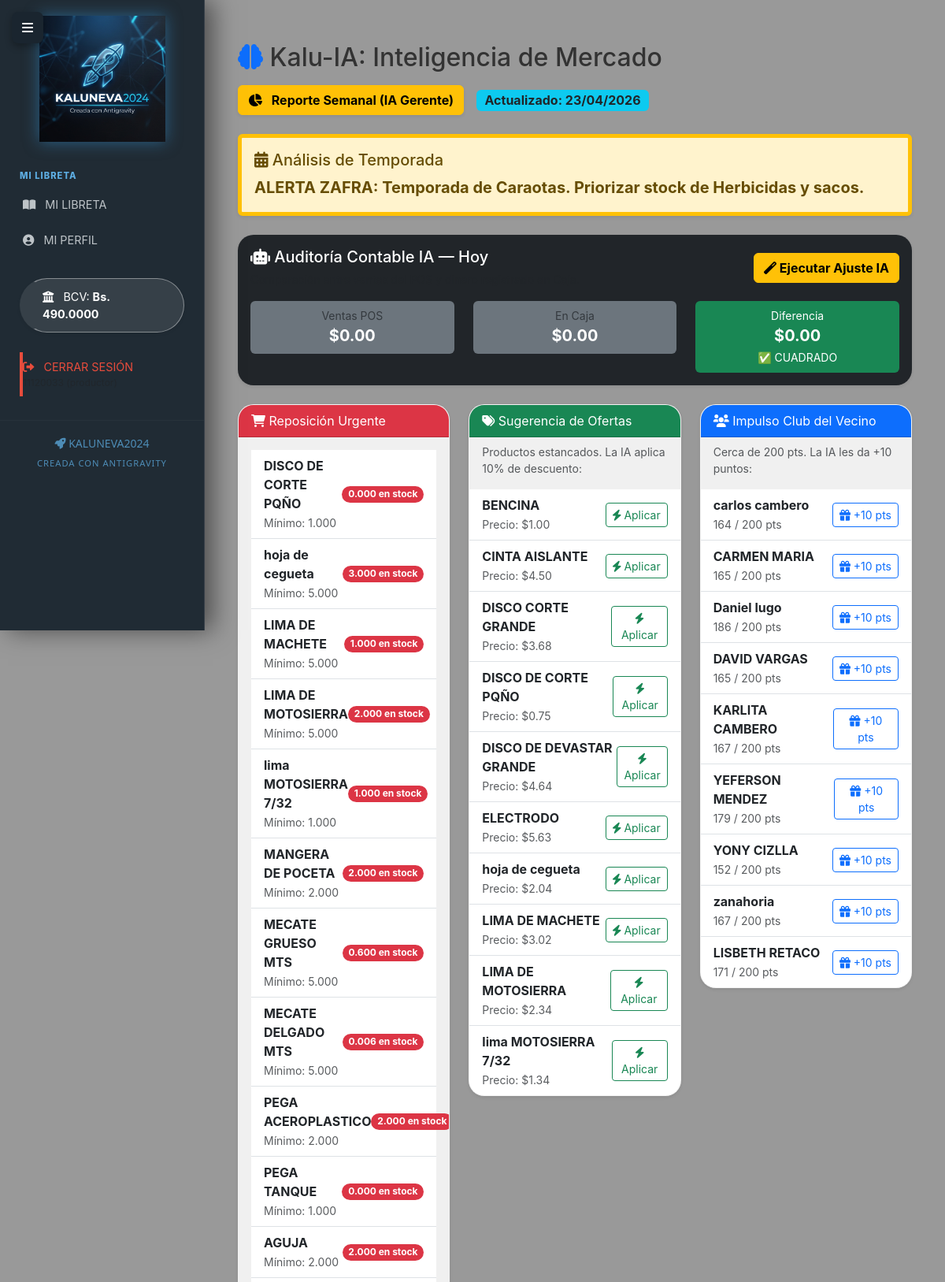
Page /ia-mercado (signed in, upper part) on the committed database.
### models.py (models this page shows, shortened)
class TasaBCV(db.Model):
    __tablename__ = 'tasas_bcv'
    id = db.Column(db.Integer, primary_key=True)
    fecha = db.Column(db.Date, default=hoy_ve, unique=True)
    valor = db.Column(db.Numeric(10, 4), nullable=False)

class Producto(db.Model):
    __tablename__ = 'productos'
    id = db.Column(db.Integer, primary_key=True)
    codigo = db.Column(db.String(50), unique=True, nullable=False)
    nombre = db.Column(db.String(100), nullable=False)
    categoria = db.Column(db.String(50))
    costo_usd = db.Column(db.Numeric(10, 2), default=Decimal('0.00'))
    precio_normal_usd = db.Column(db.Numeric(10, 2), default=Decimal('0.00'))
    precio_oferta_usd = db.Column(db.Numeric(10, 2), default=Decimal('0.00'))
    stock = db.Column(db.Numeric(12, 3), default=Decimal('0.000'))
    stock_minimo = db.Column(db.Numeric(12, 3), default=Decimal('5.000'))
    unidad_medida = db.Column(db.String(10), default='UND')

class Cliente(db.Model):
    __tablename__ = 'clientes'
    id = db.Column(db.Integer, primary_key=True)
    nombre = db.Column(db.String(100), nullable=False)
    cedula = db.Column(db.String(20), unique=True, nullable=False)
    telefono = db.Column(db.String(20))
    direccion = db.Column(db.Text)
    fecha_nacimiento = db.Column(db.Date)
    saldo_usd = db.Column(db.Numeric(10, 2), default=Decimal('0.00'))
    saldo_bs = db.Column(db.Numeric(10, 2), default=Decimal('0.00'))
    puntos = db.Column(db.Integer, default=0)
    documentos = db.Column(db.Integer, default=0)
    ventas = db.relationship('Venta', backref='cliente', lazy=True)
    abonos = db.relationship('HistorialPago', backref='cliente', lazy=True)

### routes/ia_mercado.py (the view)
@ia_mercado_bp.route('/ia-mercado')
@login_required
def index():
    hoy = datetime.now().date()
    total_ventas_hoy = db.session.query(func.sum(Venta.total_usd)).filter(
        func.date(Venta.fecha) == hoy
    ).scalar() or 0
    movimientos_hoy = db.session.query(
        MovimientoCaja.monto, MovimientoCaja.tasa_dia
    ).filter(
        func.date(MovimientoCaja.fecha) == hoy,
        MovimientoCaja.tipo_movimiento == 'INGRESO',
        MovimientoCaja.categoria.ilike('%Venta%')
    ).all()
    total_caja_hoy = sum(
        (seguro_decimal(m.monto) / seguro_decimal(m.tasa_dia)).quantize(Decimal('0.01'))
        for m in movimientos_hoy
        if m.tasa_dia and m.tasa_dia > 0
    )
    descuadre = seguro_decimal(total_ventas_hoy) - seguro_decimal(total_caja_hoy)
    informe_contable = {
        'ventas':    total_ventas_hoy,
        'en_caja':   total_caja_hoy,
        'descuadre': descuadre,
        'estado':    '✅ CUADRADO' if abs(descuadre) < 0.01 else '⚠️ DESCUADRADO'
    }
    productos_criticos = Producto.query.filter(
        Producto.stock <= Producto.stock_minimo
    ).all()
    hace_30_dias = datetime.now() - timedelta(days=30)
    ids_vendidos = db.session.query(func.distinct(Venta.id)).filter(
        Venta.fecha >= hace_30_dias
    ).subquery()
    productos_estancados = Producto.query.limit(10).all()
    clientes_top = Cliente.query.filter(
        Cliente.puntos >= 150, Cliente.puntos < 200
    ).all()
    hace_15_dias = datetime.now() - timedelta(days=15)
    clientes_activos_ids = db.session.query(Venta.cliente_id).filter(
        Venta.fecha >= hace_15_dias,
        Venta.cliente_id != None
    ).subquery()
    clientes_inactivos = Cliente.query.filter(
        ~Cliente.id.in_(clientes_activos_ids)
    ).limit(5).all()
    mes_actual = datetime.now().month
    if mes_actual in [2, 3, 4]:
        sugerencia_zafra = "ALERTA ZAFRA: Temporada de Caraotas. Priorizar stock de Herbicidas y sacos."
    elif mes_actual in [5, 6, 7]:
        sugerencia_zafra = "ALERTA INVIERNO: Temporada de Queso. Asegurar Sal y Cuajo."
    else:
        sugerencia_zafra = "TEMPORADA REGULAR: Mantener víveres y repuestos."
    return render_template('ia_mercado.html',
                           informe=informe_contable,
                           criticos=productos_criticos,
                           estancados=productos_estancados,
                           clientes_top=clientes_top,
                           clientes_inactivos=clientes_inactivos,
                           sugerencia_zafra=sugerencia_zafra,
                           now=datetime.now())

### app.py (called while the page is built)
@login_manager.user_loader
def load_user(user_id):
    user = db.session.get(User, int(user_id))
    if user and not getattr(user, 'activo', True):
        return None
    return user

@app.context_processor
def inject_tasa_actual():
    try:
        hoy = hoy_ve()
        tasa_hoy = TasaBCV.query.filter_by(fecha=hoy).first()
        if tasa_hoy:
            return dict(tasa_actual=tasa_hoy.valor, alerta_tasa=False)
        else:
            ultima = TasaBCV.query.order_by(TasaBCV.fecha.desc()).first()
            valor = ultima.valor if ultima else Decimal('0.00')
            return dict(tasa_actual=valor, alerta_tasa=True)
    except Exception as e:
        log.error(f"Error al inyectar tasa actual: {e}")
        return dict(tasa_actual=Decimal('0.00'), alerta_tasa=True)

### models.py (called while the page is built)
def hoy_ve():
    return datetime.now(pytz.timezone('America/Caracas')).date()

### utils.py (called while the page is built)
def seguro_decimal(valor, default='0.00'):
    if valor is None or str(valor).strip() == "" or str(valor).lower() == "none":
        return Decimal(default)
    try:
        limpio = str(valor).replace(',', '.').strip()
        return Decimal(limpio)
    except Exception as e:
        logger.warning(f"Error convirtiendo '{valor}' a Decimal. Usando default {default}. Error: {e}")
        return Decimal(default)

### templates/ia_mercado.html (shortened to what this page needs)
{% extends "base.html" %} {% block content %}
<div class="container mt-4">
  <div class="d-flex flex-wrap justify-content-between align-items-center mb-4 gap-2">
    <h2>
      <i class="fas fa-brain text-primary"></i> Kalu-IA: Inteligencia de Mercado
    </h2>
    <div class="d-flex align-items-center gap-3">
      <a href="/reporte-semanal" class="btn btn-warning shadow-sm fw-bold">
        <i class="fas fa-chart-pie me-2"></i> Reporte Semanal (IA Gerente)
      </a>
      <span class="badge bg-info text-dark fs-6 d-none d-md-inline-block">Actualizado: {{ now.strftime('%d/%m/%Y') if now else 'Hoy' }}</span>
    </div>
  </div>
  <div class="alert alert-warning border-start border-5 border-warning shadow-sm mb-4">
    <h5><i class="fas fa-calendar-alt"></i> Análisis de Temporada</h5>
    <p class="mb-0 fs-5"><strong>{{ sugerencia_zafra }}</strong></p>
  </div>
  <div class="card shadow-sm mb-4 border-0 bg-dark text-white">
    <div class="card-body">
      <div class="d-flex justify-content-between align-items-center mb-3">
        <div>
          <h5 class="mb-1"><i class="fas fa-robot"></i> Auditoría Contable IA — Hoy</h5>
          <small class="text-muted">Comparación entre ventas del POS y dinero registrado en Caja.</small>
        </div>
        <form method="POST" action="/ia/ajuste_contable">
          <button type="submit" class="btn btn-warning fw-bold">
            <i class="fas fa-magic"></i> Ejecutar Ajuste IA
          </button>
        </form>
      </div>
      {% if informe %}
      <div class="row text-center">
        <div class="col-4">
          <div class="bg-secondary rounded p-2">
            <small class="text-muted d-block">Ventas POS</small>
            <strong class="fs-5">${{ "%.2f"|format(informe.ventas) }}</strong>
          </div>
        </div>
        <div class="col-4">
          <div class="bg-secondary rounded p-2">
            <small class="text-muted d-block">En Caja</small>
            <strong class="fs-5">${{ "%.2f"|format(informe.en_caja) }}</strong>
          </div>
        </div>
        <div class="col-4">
          <div class="rounded p-2 {% if informe.descuadre|abs < 0.01 %}bg-success{% else %}bg-danger{% endif %}">
            <small class="d-block">Diferencia</small>
            <strong class="fs-5">${{ "%.2f"|format(informe.descuadre) }}</strong>
            <div><small>{{ informe.estado }}</small></div>
          </div>
        </div>
      </div>
      {% endif %}
    </div>
  </div>
  <div class="row">
    <div class="col-md-4">
      <div class="card shadow-sm mb-4">
        <div class="card-header bg-danger text-white">
          <i class="fas fa-shopping-cart"></i> Reposición Urgente
        </div>
        <div class="card-body">
          <ul class="list-group list-group-flush">
            {% for p in criticos %}
            <li class="list-group-item d-flex justify-content-between align-items-center">
              <div>
                <strong>{{ p.nombre }}</strong><br>
                <small class="text-muted">Mínimo: {{ p.stock_minimo }}</small>
              </div>
              <span class="badge bg-danger rounded-pill">{{ p.stock }} en stock</span>
            </li>
            {% else %}
            <li class="list-group-item text-muted text-center">
              <i class="fas fa-check-circle text-success"></i> Stock saludable
            </li>
            {% endfor %}
          </ul>
        </div>
      </div>
    </div>
    <div class="col-md-4">
      <div class="card shadow-sm mb-4">
        <div class="card-header bg-success text-white">
          <i class="fas fa-tags"></i> Sugerencia de Ofertas
        </div>
        <div class="card-body p-0">
          <p class="small text-muted px-3 pt-2">Productos estancados. La IA aplica 10% de descuento:</p>
          <ul class="list-group list-group-flush">
            {% for p in estancados %}
            <li class="list-group-item d-flex justify-content-between align-items-center">
              <div>
                <strong>{{ p.nombre }}</strong><br>
                <small class="text-muted">Precio: ${{ "%.2f"|format(p.precio_normal_usd) }}</small>
              </div>
              <form method="POST" action="/ia/aplicar_oferta/{{ p.id }}">
                <button type="submit" class="btn btn-sm btn-outline-success">
                  <i class="fas fa-bolt"></i> Aplicar
                </button>
              </form>
            </li>
            {% else %}
            <li class="list-group-item text-muted text-center">
              <i class="fas fa-check-circle text-success"></i> Sin productos estancados
            </li>
            {% endfor %}
          </ul>
        </div>
      </div>
    </div>
    <div class="col-md-4">
      <div class="card shadow-sm mb-4">
        <div class="card-header bg-primary text-white">
          <i class="fas fa-users"></i> Impulso Club del Vecino
        </div>
        <div class="card-body p-0">
          <p class="small text-muted px-3 pt-2">Cerca de 200 pts. La IA les da +10 puntos:</p>
          <ul class="list-group list-group-flush">
            {% for c in clientes_top %}
            <li class="list-group-item d-flex justify-content-between align-items-center">
              <div>
                <strong>{{ c.nombre }}</strong><br>
                <small class="text-muted">{{ c.puntos }} / 200 pts</small>
              </div>
              <form method="POST" action="/ia/enviar_bono/{{ c.id }}">
                <button type="submit" class="btn btn-sm btn-outline-primary">
                  <i class="fas fa-gift"></i> +10 pts
                </button>
              </form>
            </li>
            {% else %}
            <li class="list-group-item text-muted text-center">Sin clientes en rango</li>
            {% endfor %}
          </ul>
        </div>
      </div>
    </div>
  </div>
</div>
{% endblock %}

### templates/base.html (shortened to what this page needs)
<!doctype html>
<html lang="es">
<head>
  <link href="https://cdn.jsdelivr.net/npm/bootstrap@5.3.0/dist/css/bootstrap.min.css" rel="stylesheet" />
  <link rel="stylesheet" href="https://cdnjs.cloudflare.com/ajax/libs/font-awesome/6.0.0/css/all.min.css" />
  <link rel="stylesheet" href="https://cdn.datatables.net/1.13.6/css/dataTables.bootstrap5.min.css">
  <link rel="stylesheet" href="https://cdn.datatables.net/buttons/2.4.2/css/buttons.bootstrap5.min.css">
  <link rel="stylesheet" href="{{ url_for('static', filename='movil.css') }}">
</head>
<body>
  <button class="btn-toggle-sidebar" id="sidebar-toggle" onclick="toggleSidebarMenu()">
    <i class="fas fa-bars"></i>
  </button>
    <div class="sidebar">
    <img src="/static/logo_antigravity.png" alt="KALUNEVA2024" class="logo-img">
    {% if current_user.role == 'productor' %}
        <div class="menu-label">Mi Libreta</div>
        <a href="{{ url_for('portal.mi_libreta') }}"><i class="fas fa-book-open me-2"></i> MI LIBRETA</a>
        <a href="{{ url_for('portal.mi_perfil') }}"><i class="fas fa-user-circle me-2"></i> MI PERFIL</a>
    {% endif %}
    <div style="padding: 15px 25px; margin-top: 10px">
      <a href="{{ url_for('set_tasa_bcv') }}" class="btn-tasa-bcv shadow-sm w-100
         {% if alerta_tasa %}border-danger{% endif %}" {% if alerta_tasa %}style="background:#c0392b;" {% endif %}>
        <i class="fas fa-university me-2"></i>
        {% if alerta_tasa %}
        <span>⚠️ ACTUALIZAR TASA</span>
        {% else %}
        <span>BCV: <strong>Bs. {{ tasa_actual|default('CARGAR') }}</strong></span>
        {% endif %}
      </a>
    </div>
    {% if current_user.is_authenticated %}
    <div style="padding: 10px 25px; margin-bottom: 20px;">
      <a href="{{ url_for('auth.logout') }}" style="color:#e74c3c; border-left: 4px solid #e74c3c;"
        class="d-block text-decoration-none py-2 px-0">
        <i class="fas fa-sign-out-alt me-2"></i> CERRAR SESIÓN
        <small class="d-block text-muted" style="font-size:0.75rem;">{{ current_user.username }} ({{ current_user.role
          }})</small>
      </a>
    </div>
    {% endif %}
    <div class="mt-auto px-4 py-3 text-center opacity-75" style="border-top: 1px solid rgba(255,255,255,0.05);">
        <small style="color: #5dade2; font-family: 'Segoe UI', Tahoma, Geneva, Verdana, sans-serif;">
            <i class="fas fa-rocket"></i> KALUNEVA2024<br>
            <span style="font-size: 0.7rem; letter-spacing: 1px;">CREADA CON ANTIGRAVITY</span>
        </small>
    </div>
  </div>
  <div class="main-content">
    {% block content %}
    {% endblock %}
  </div>
</body>
</html>

### templates/base.html (style rules this page uses)
body { background: url('/static/fondo_negocio_jpg.png') no-repeat center center fixed !important; background-size: cover !important; font-family: 'Inter', 'Segoe UI', sans-serif; min-height: 100vh; color: #333; }
body::before { content: ""; position: fixed; top: 0; left: 0; width: 100%; height: 100%; background: rgba(0, 0, 0, 0.4); z-index: -1; }
.sidebar { height: 100vh; background: rgba(26, 37, 47, 0.95); color: white; position: fixed; width: 260px; transition: all 0.4s cubic-bezier(0.4, 0, 0.2, 1); overflow-y: auto; z-index: 1050; backdrop-filter: blur(10px); border-right: 1px solid rgba(255, 255, 255, 0.1); backdrop-filter: blur(15px); box-shadow: 10px 0 30px rgba(0,0,0,0.5); }
.sidebar .logo-img { width: 100%; max-width: 200px; padding: 20px; display: block; margin: 0 auto; filter: drop-shadow(0 0 10px rgba(52, 152, 219, 0.5)); }
.sidebar .menu-label { padding: 15px 25px 5px 25px; font-size: 0.7rem; text-transform: uppercase; color: #5dade2; font-weight: 800; letter-spacing: 1px; }
.sidebar a { color: #bdc3c7; text-decoration: none; padding: 12px 25px; display: block; transition: all 0.2s; font-size: 0.9rem; border-left: 4px solid transparent; }
.main-content { margin-left: 260px; padding: 30px; transition: all 0.4s cubic-bezier(0.4, 0, 0.2, 1); }
.btn-toggle-sidebar { position: fixed; top: 15px; left: 15px; z-index: 1100; background: #1a252f; color: white; border: none; border-radius: 8px; width: 40px; height: 40px; display: flex; align-items: center; justify-content: center; cursor: pointer; box-shadow: 0 4px 10px rgba(0,0,0,0.3); transition: all 0.3s; }
.card { border: 1px solid rgba(255, 255, 255, 0.2); border-radius: 20px; background: rgba(255, 255, 255, 0.85); backdrop-filter: blur(15px); box-shadow: 0 10px 30px rgba(0, 0, 0, 0.1); overflow: hidden; transition: transform 0.2s; }
.btn-tasa-bcv { background: rgba(255, 255, 255, 0.1); border: 1px solid rgba(255, 255, 255, 0.4); color: white !important; border-radius: 50px; padding: 8px 15px; font-size: 0.85rem; text-decoration: none !important; display: inline-flex; align-items: center; justify-content: center; }

### rows in the picture
TasaBCV: valor "490.0000"
Producto: nombre "DISCO DE CORTE PQÑO", stock_minimo "1.000", stock "0.000", precio_normal_usd "0.75"
Producto: nombre "hoja de cegueta", stock_minimo "5.000", stock "3.000", precio_normal_usd "2.04"
Producto: nombre "LIMA DE MACHETE", stock_minimo "5.000", stock "1.000", precio_normal_usd "3.02"
Producto: nombre "LIMA DE MOTOSIERRA", stock_minimo "5.000", stock "2.000", precio_normal_usd "2.34"
Producto: nombre "lima MOTOSIERRA 7/32", stock_minimo "1.000", stock "1.000", precio_normal_usd "1.34"
Producto: nombre "MANGERA DE POCETA", stock_minimo "2.000", stock "2.000"
Producto: nombre "MECATE GRUESO MTS", stock_minimo "5.000", stock "0.600"
Producto: nombre "MECATE DELGADO MTS", stock_minimo "5.000", stock "0.006"
Producto: nombre "PEGA ACEROPLASTICO", stock_minimo "2.000", stock "2.000"
Producto: nombre "PEGA TANQUE", stock_minimo "1.000", stock "0.000"
Producto: nombre "AGUJA", stock_minimo "2.000", stock "2.000"
Producto: nombre "BENCINA", precio_normal_usd "1.00"
Producto: nombre "CINTA AISLANTE", precio_normal_usd "4.50"
Producto: nombre "DISCO CORTE GRANDE", precio_normal_usd "3.68"
Producto: nombre "DISCO DE DEVASTAR GRANDE", precio_normal_usd "4.64"
Producto: nombre "ELECTRODO", precio_normal_usd "5.63"
Cliente: nombre "carlos cambero", puntos "164"
Cliente: nombre "CARMEN MARIA", puntos "165"
Cliente: nombre "Daniel lugo", puntos "186"
Cliente: nombre "DAVID VARGAS", puntos "165"
Cliente: nombre "KARLITA CAMBERO", puntos "167"
Cliente: nombre "YEFERSON MENDEZ", puntos "179"
Cliente: nombre "YONY CIZLLA", puntos "152"
Cliente: nombre "zanahoria", puntos "167"
Cliente: nombre "LISBETH RETACO", puntos "171"

### other values in the picture
{{ sugerencia_zafra }} "ALERTA ZAFRA: Temporada de Caraotas. Priorizar stock de Herbicidas y sacos."
{{ "%.2f"|format(informe.ventas) }} "0.00"
{{ "%.2f"|format(informe.en_caja) }} "0.00"
{{ "%.2f"|format(informe.descuadre) }} "0.00"
{{ informe.estado }} "✅ CUADRADO"
